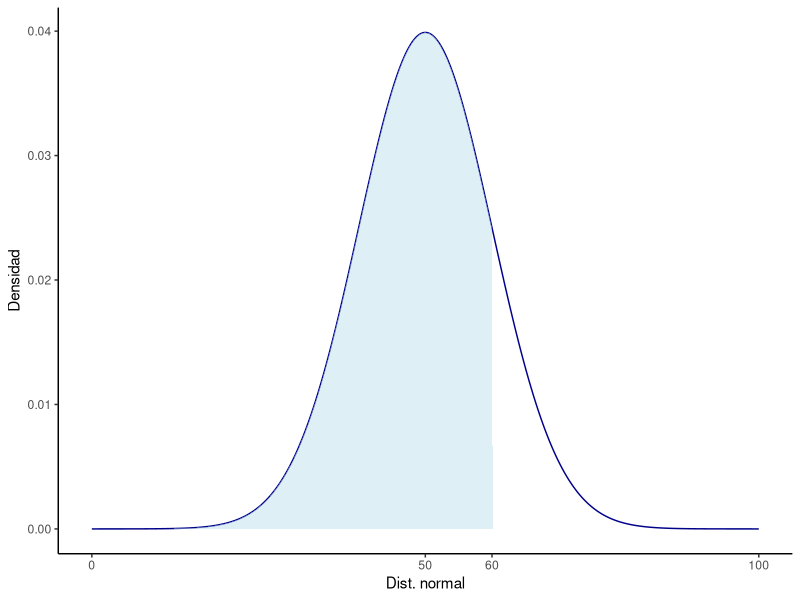

This chart was generated by the following R code:
# Distribucion normal
x=seq(0,100,by=0.1)
y=dnorm(seq(0,100,by=0.1),50,10)
z=y
z[which(x>60)]=0
datos=data.frame(x,y,z)

# Grafico
library("ggplot2")
p = ggplot(data.frame(x = x, y = y)) + aes(x = x, y = y) +
  geom_line(color="darkblue") + labs(x = "Dist. normal", y = "Densidad") +
  theme_classic() +
  geom_area(data = datos, aes(x=x,y=z), fill="lightblue", alpha=0.4) +
  scale_x_continuous(breaks = c(0,50,60,100))
plot(p)

